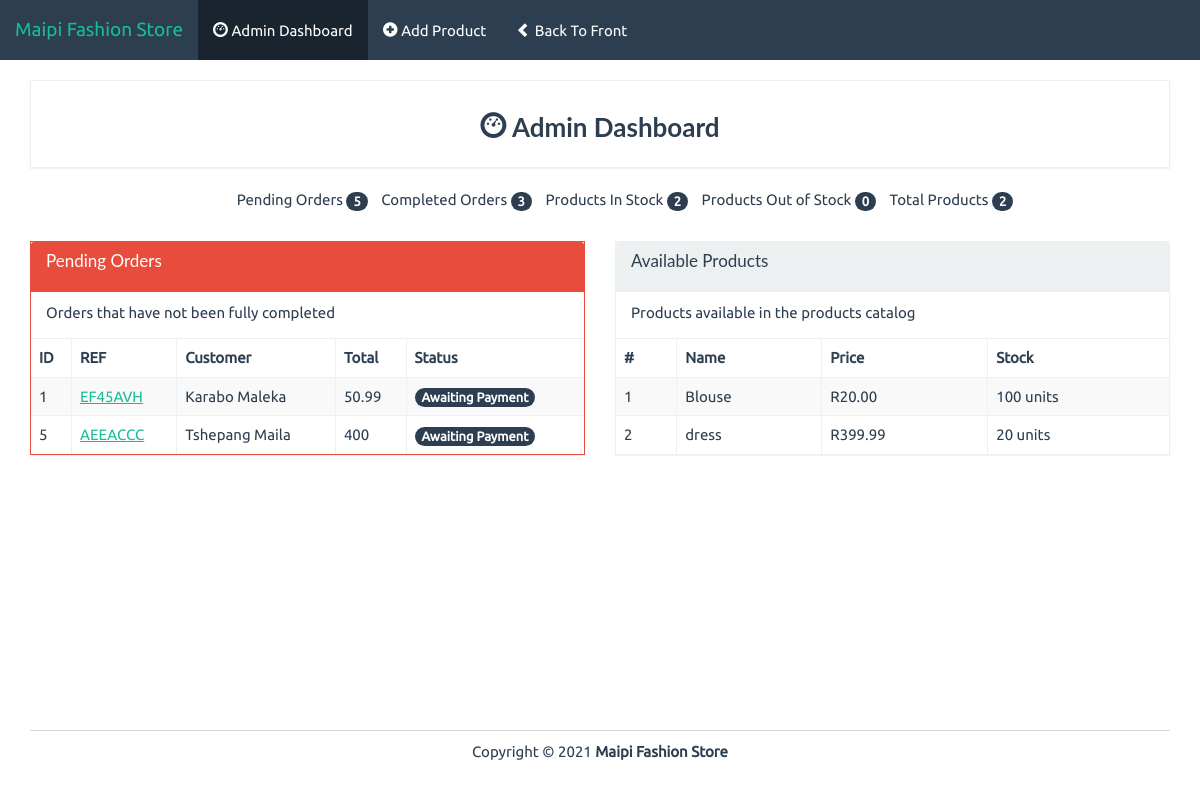
/admin, run on an earlier commit of the app's database.
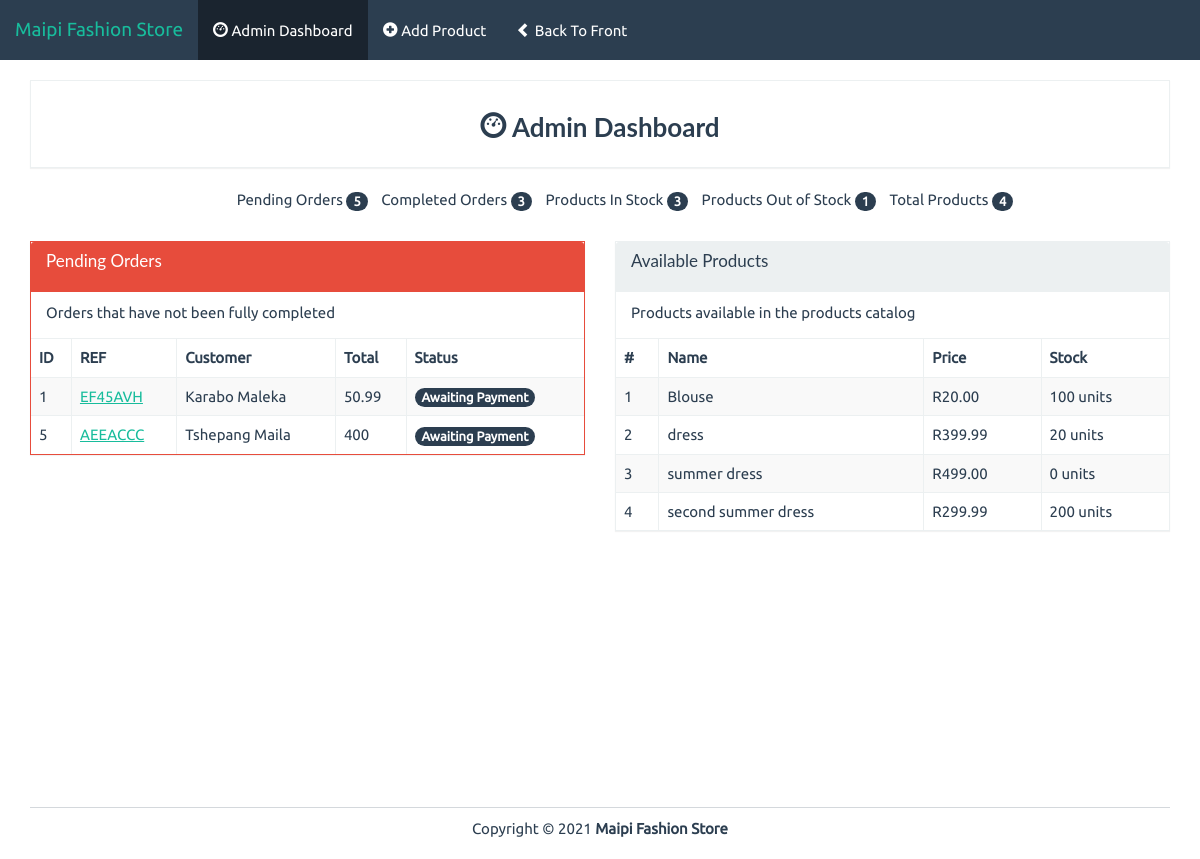
And on a later commit of the database.
### app.py (models this page shows)
class Product(db.Model):
    id = db.Column(db.Integer, primary_key=True)
    name = db.Column(db.String(50), unique=True)
    price = db.Column(db.Float)
    stock = db.Column(db.Integer)
    description = db.Column(db.String(255))
    image = db.Column(db.String(100))

### app.py (the view)
@app.route('/admin')
def admin():
    products = Product.query.all()
    products_available = Product.query.filter(Product.stock > 0).count()
    return render_template('admin/index.html', admin=True, products=products, products_available=products_available)

### templates/admin/index.html (shortened to what this page needs)
{% extends "base.html" %}
{% block body %}
<div class="row pad">
	<div class="col-lg-12">
		<div class="panel panel-default">
			<div class="panel-body text-center">
				<h3 class="bold"><i class="glyphicon glyphicon-dashboard"></i> Admin Dashboard</h3>
			</div>
		</div>
	</div>
	<div class="col-lg-12">
		<ul class="summary">
			<li class="">Pending Orders <span class="badge">5</span></li>
			<li class="">Completed Orders <span class="badge">3</span></li>
			<li class="">Products In Stock <span class="badge">{{products_available}}</span></li>
			<li class="">Products Out of Stock <span class="badge">{{(products|length) - products_available}}</span></li>
			<li class="">Total Products <span class="badge">{{products|length}}</span></li>
		</ul>
	</div>
</div>
<div class="row pad">
	<div class="col-lg-6 pad">
		<div class="panel panel-danger">
			<div class="panel-heading">
				<h3 class="panel-title">Pending Orders</h3>
			</div>
			<div class="panel-body">
				Orders that have not been fully completed
			</div>
			<div class="table-responsive">
				<table class="table table-striped table-bordered">
					<thead>
						<tr>
							<th>ID</th><th>REF</th><th>Customer</th><th>Total</th><th>Status</th>
						</tr>
					</thead>
					<tbody>
						<tr>
							<td>1</td>
							<td><a href="./view-order.html">EF45AVH</a></td>
							<td>Karabo Maleka</td>
							<td>50.99</td>
							<td><span class="badge">Awaiting Payment</span></td>
						</tr>
						<tr>
							<td>5</td>
							<td><a href="./view-order.html">AEEACCC</a></td>
							<td>Tshepang Maila</td>
							<td>400</td>
							<td><span class="badge">Awaiting Payment</span></td>
						</tr>
					</tbody>
				</table>
			</div>
		</div>
	</div>
	<div class="col-lg-6 pad">
		<div class="panel panel-default">
			<div class="panel-heading">
				<h3 class="panel-title">Available Products</h3>
			</div>
			<div class="panel-body">
				Products available in the products catalog
			</div>
			<div class="table-responsive">
				<table class="table table-striped table-bordered">
					<thead>
						<tr>
							<th>#</th><th>Name</th><th>Price</th><th>Stock</th>
						</tr>
					</thead>
					<tbody>
						{%for p in products%}
						<tr>
							<td>{{p.id}}</td>
							<td>{{p.name}}</td>
							<td>R{{'%0.2f'| format(p.price|float)}}</td>
							<td>{{p.stock}} units</td>
						</tr>
						{% endfor %}
					</tbody>
				</table>
			</div>
		</div>
	</div>
</div>
{% endblock %}

What changed in the data, as far as the page shows it:
added Product: id "3", name "summer dress", price "499.00", stock "0"
added Product: id "4", name "second summer dress", price "299.99", stock "200"
Also different on the page:
{{ products_available }}: "2" → "3"
{{ (products|length) - products_available }}: "0" → "1"
{{ products|length }}: "2" → "4"
